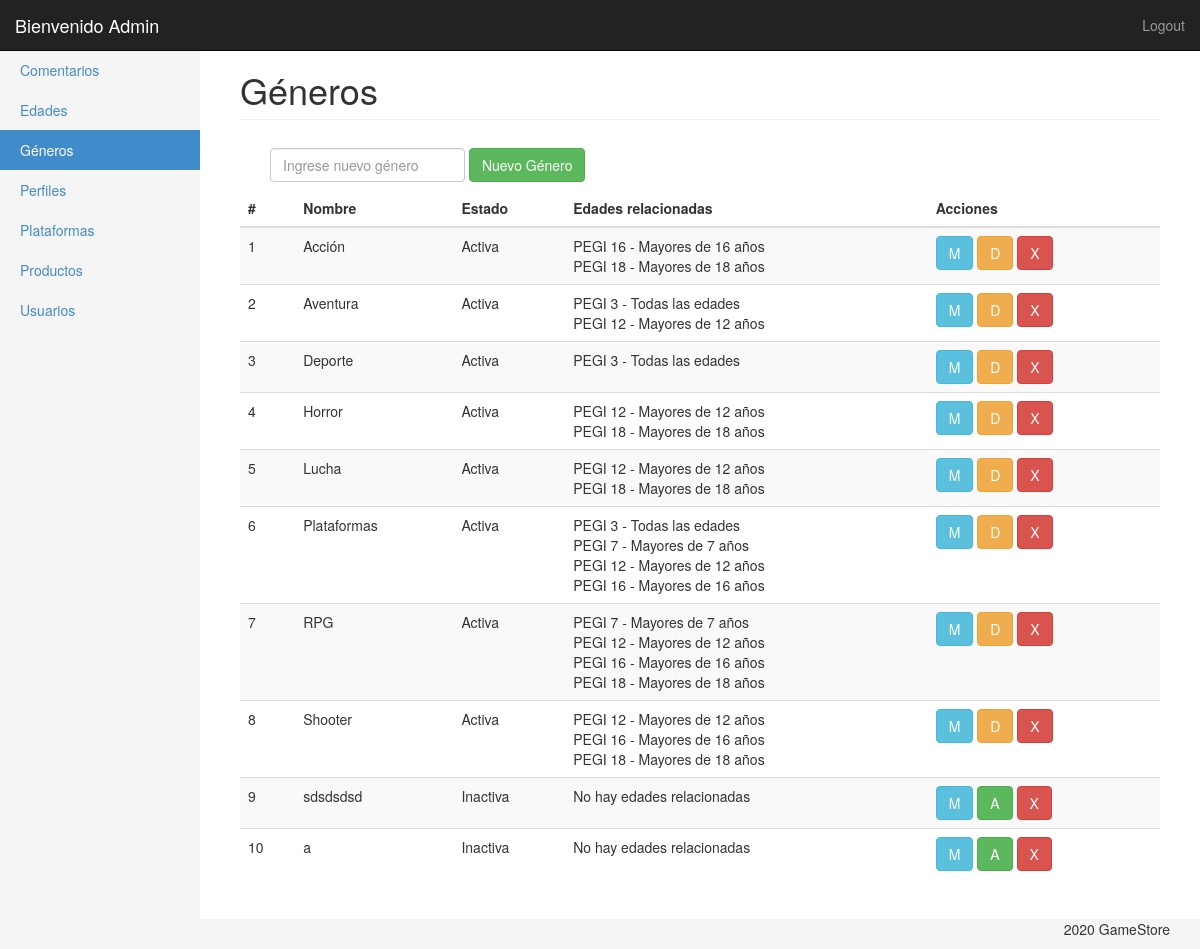
Page /ProduccionWeb_TP1/panel/generos.php (signed in) on the earlier database version.
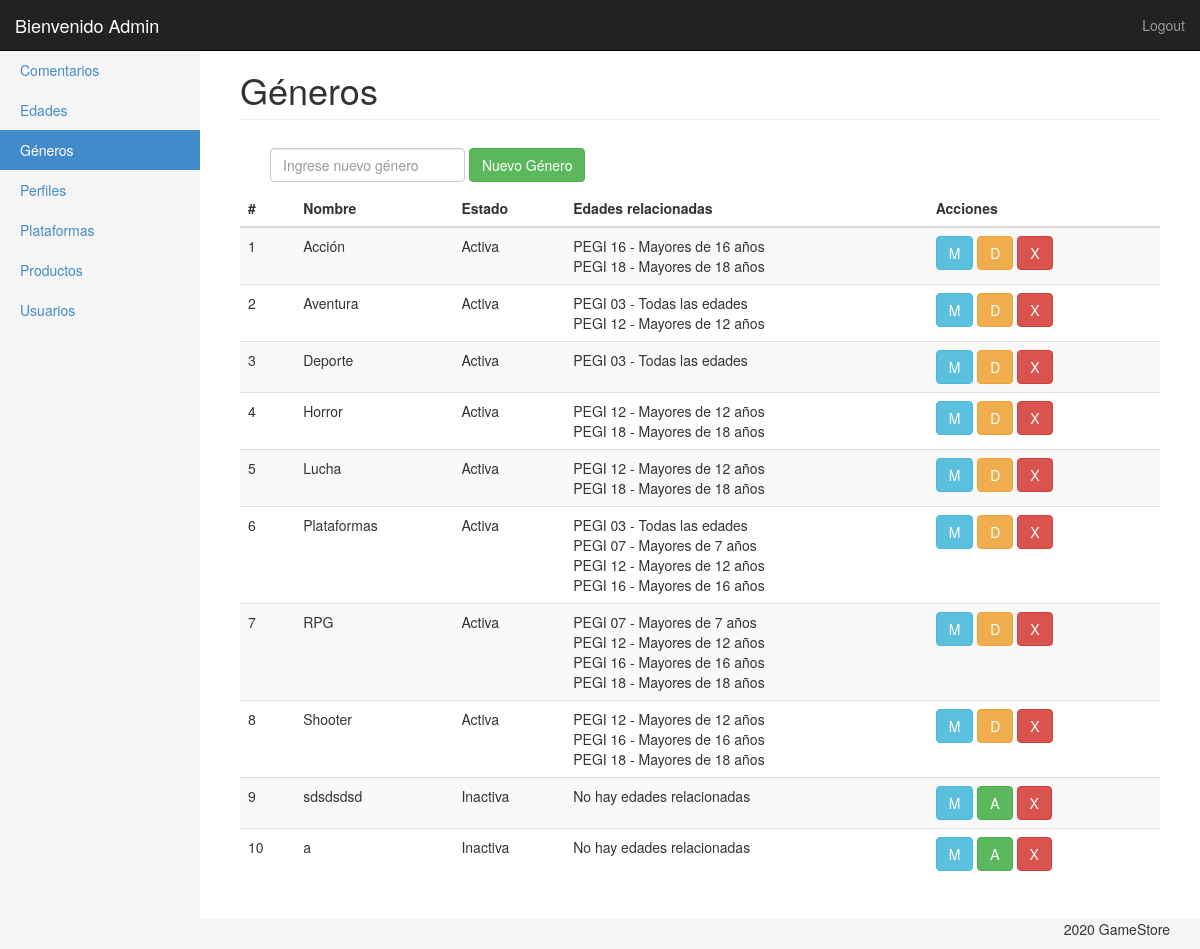
Same page on the later database version.
### tables this page shows
CREATE TABLE `edades` (
  `id` int(11) NOT NULL,
  `nombre` varchar(50) NOT NULL,
  `estado` tinyint(1) NOT NULL DEFAULT 1,
  `enabled` tinyint(1) NOT NULL DEFAULT 1
);

### ProduccionWeb_TP1/panel/clases/genero.php (called while the page is built, shortened)
<?php
Class Genero{
	private $con;
	public function __construct($con){
		$this->con = $con;
	}
	public function getList(){
		$query = "SELECT *
					FROM generos
					WHERE enabled = '1' ";
        return $this->con->query($query);
	}
	public function getSubcategoria($id){
		$query = "	SELECT edades.nombre
					FROM generos INNER JOIN genero_edades
					ON generos.id = genero_edades.idgen
					INNER JOIN edades
					ON edades.id = genero_edades.idedad
					WHERE generos.id=".$id." AND edades.enabled = 1 AND edades.estado = 1 ";
		return $this->con->query($query);
	}
}

### ProduccionWeb_TP1/panel/generos.php (the view, shortened to what this page needs)
<?php
require('inc/header.php');
?>
<div class="container-fluid">
	<?php $generoMenu = 'Géneros';
	$gen = new Genero($con);
	include('inc/side_bar.php');
	?>
	<div class="col-sm-9 col-md-10 main">
		<h1 class="page-header">
			<?php echo $generoMenu ?>
		</h1>
		<div class="container-fluid">
			<form action="generos.php" method="post" class="navbar-form navbar-left">
				<input type="text" class="form-control" id="nombre" name="nombre" placeholder="Ingrese nuevo género">
				<button type="submit" class="btn btn-success" name="alta_generos" title="Agregar">Nuevo Género</button></a>
			</form>
		</div>
		<div class="table-responsive">
			<table class="table table-striped">
				<thead>
					<tr>
						<th>#</th>
						<th>Nombre</th>
						<th>Estado</th>
						<th>Edades relacionadas</th>
						<th>Acciones</th>
					</tr>
				</thead>
				<tbody>
					<?php
					foreach ($gen->getList() as $generos) { ?>
						<tr>
						<td><?php echo $generos['id'];?></td>
						<td><?php echo $generos['nombre'];?></td>
						<td><?php if($generos['estado'] == 1){
							echo 'Activa';
						} else {
							echo 'Inactiva';
						} 	?></td>
						<td> <?php
						$haysubcat = false;
						foreach ($gen->getSubcategoria($generos['id']) as $subcat) {
									$haysubcat = true;
									echo $subcat['nombre'];
									?> <br> <?php
								}
								if(!$haysubcat){
									echo "No hay edades relacionadas";
								} ?></td>
						<td>
						<a href="generos_ae.php?edit=<?php echo $generos['id']?>"><button type="button" class="btn btn-info" title="Modificar nombre">M</button></a>
							<?php if($generos['estado'] == 0){ ?>
								<a href="generos.php?modif=<?php echo $generos['estado'] ?>&id=<?php echo $generos['id']?>"><button type="button" class="btn btn-success" title="Activar">A</button></a>
							<?php } else { ?>
								<a href="generos.php?modif=<?php echo $generos['estado'] ?>&id=<?php echo $generos['id']?>"><button type="button" class="btn btn-warning" title="Desactivar">D</button></a>
							<?php } ?>
							<a href="generos.php?del=<?php echo $generos['id'] ?>"><button type="button" class="btn btn-danger" title="Borrar">X</button></a>
						</td>
						</tr>
					<?php } ?>
				</tbody>
			</table>
		</div>
	</div>
</div>
<?php include('inc/footer.php'); ?>

Differences in the rows shown:
changed edades: nombre "PEGI 3 - Todas las edades" → "PEGI 03 - Todas las edades"
changed edades: nombre "PEGI 7 - Mayores de 7 años" → "PEGI 07 - Mayores de 7 años"
